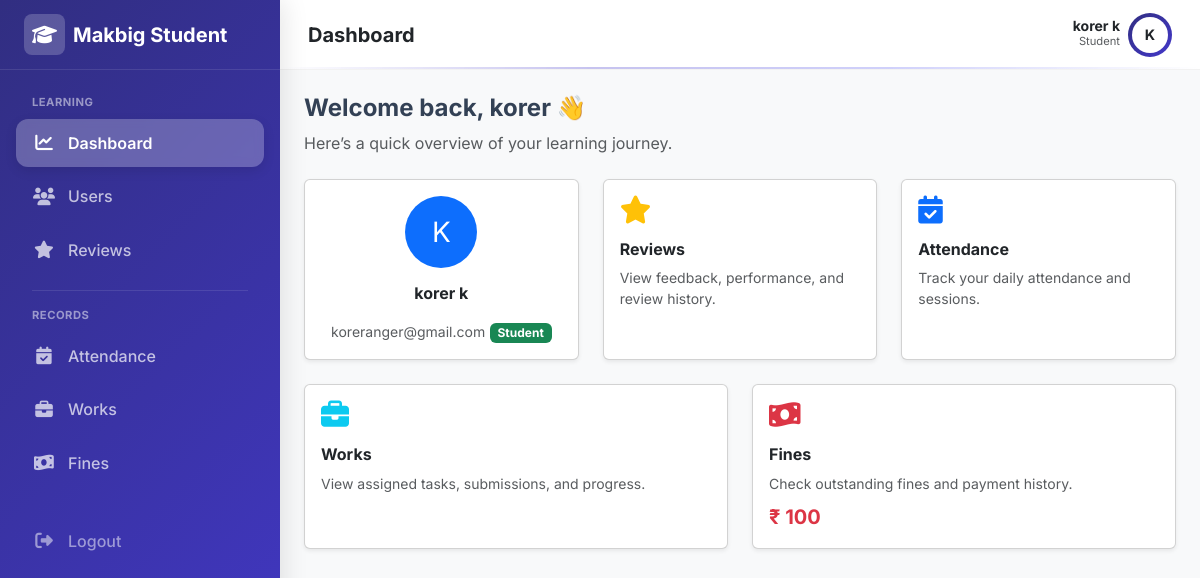
/student/dashboard/ (signed in), run on the app's committed database.
### adminpanel/models.py (models this page shows, shortened)
class User(AbstractUser):
    email=models.EmailField(unique=True,db_index=True)
    mobile_number = models.CharField(max_length=15, blank=True, null=True,validators=[mobile_validator])
    is_student=models.BooleanField(default=False)
    first_name = models.CharField(max_length=100,validators=[name_validator])
    last_name = models.CharField(max_length=100,validators=[name_validator])

### adminpanel/views.py (the view)
# urls.py: path('student/dashboard/', views.student_dashboard, name='student_dashboard'),
@login_required(login_url='student_login')
@user_passes_test(is_student_user)
def student_dashboard(request):
    student = get_object_or_404(StudentProfile,user=request.user)
    total_fine=student.total_fine()
    return render(
        request,'adminpanel/student_dashboard.html',{'total_fine': total_fine})

### adminpanel/models.py (called while the page is built)
    def total_fine(self):
        return self.penalties.aggregate(total=Sum('amount'))['total'] or Decimal('0.00')

### adminpanel/views.py (called while the page is built)
def is_student_user(user):
    return user.is_authenticated and user.is_student

### reviewtickets/context_processors.py (called while the page is built)
def ticket_notifications(request):
    if request.user.is_authenticated and request.user.is_staff:
        count = ReviewTicket.objects.filter(
            status='pending',
            is_seen=False
        ).count()
        return {'ticket_notification_count': count}
    return {}

### templates/adminpanel/student_dashboard.html (shortened to what this page needs)
{% extends "layouts/student_layout.html" %}
{% block page_title %}Dashboard{% endblock %}
{% block content %}
<div class="mb-4">
    <h4 class="fw-bold">Welcome back, {{ request.user.first_name }} 👋</h4>
    <p class="text-muted">Here’s a quick overview of your learning journey.</p>
</div>
<div class="row g-4">
    <div class="col-md-4">
        <a href="#" class="text-decoration-none">
            <div class="card shadow-sm h-100 hover-card">
                <div class="card-body text-center">
                    <div class="rounded-circle bg-primary text-white mx-auto mb-3 d-flex align-items-center justify-content-center"
                         style="width:72px;height:72px;font-size:28px;">
                        {{ request.user.first_name|slice:":1"|upper }}
                    </div>
                    <h6 class="fw-bold mb-1">{{ request.user.get_full_name }}</h6>
                    <small class="text-muted">{{ request.user.email }}</small>
                    <div class="badge bg-success mt-3">Student</div>
                </div>
            </div>
        </a>
    </div>
    <div class="col-md-4">
        <a href="{% url 'student_review' %}" class="text-decoration-none">
            <div class="card shadow-sm h-100 hover-card">
                <div class="card-body">
                    <i class="fa-solid fa-star text-warning fs-3 mb-3"></i>
                    <h6 class="fw-bold">Reviews</h6>
                    <p class="text-muted small mb-0">
                        View feedback, performance, and review history.
                    </p>
                </div>
            </div>
        </a>
    </div>
    <div class="col-md-4">
        <a href="{% url "student_attendance" %}" class="text-decoration-none">
            <div class="card shadow-sm h-100 hover-card">
                <div class="card-body">
                    <i class="fa-solid fa-calendar-check text-primary fs-3 mb-3"></i>
                    <h6 class="fw-bold">Attendance</h6>
                    <p class="text-muted small mb-0">
                        Track your daily attendance and sessions.
                    </p>
                </div>
            </div>
        </a>
    </div>
    <div class="col-md-6">
        <a href="#" class="text-decoration-none">
            <div class="card shadow-sm h-100 hover-card">
                <div class="card-body">
                    <i class="fa-solid fa-briefcase text-info fs-3 mb-3"></i>
                    <h6 class="fw-bold">Works</h6>
                    <p class="text-muted small mb-0">
                        View assigned tasks, submissions, and progress.
                    </p>
                </div>
            </div>
        </a>
    </div>
<div class="col-md-6">
    <a href="#" class="text-decoration-none">
        <div class="card shadow-sm h-100 hover-card">
            <div class="card-body">
                <i class="fa-solid fa-money-bill-wave text-danger fs-3 mb-3"></i>
                <h6 class="fw-bold">Fines</h6>
                <p class="text-muted small mb-2">
                    Check outstanding fines and payment history.
                </p>
                <div class="fw-bold text-danger fs-5">
                    ₹ {{ total_fine }}
                </div>
            </div>
        </div>
    </a>
</div>
</div>
{% endblock %}

### templates/layouts/student_layout.html (shortened to what this page needs)
{% load static %}
<!DOCTYPE html>
<html lang="en">
<head>
    <link href="https://cdn.jsdelivr.net/npm/bootstrap@5.3.0/dist/css/bootstrap.min.css" rel="stylesheet">
    <link rel="stylesheet" href="https://cdnjs.cloudflare.com/ajax/libs/font-awesome/6.4.0/css/all.min.css">
</head>
<body>
    <aside class="sidebar" id="sidebar">
        <div class="sidebar-brand">
            <a href="#" class="text-decoration-none d-flex align-items-center gap-2 text-white fs-5 fw-bold">
                <div class="sidebar-brand-icon">
                    <i class="fa-solid fa-graduation-cap"></i>
                </div>
                <span>Makbig Student</span>
            </a>
        </div>
        <nav class="sidebar-nav">
            <div class="small fw-bold text-uppercase mb-2 px-3"
                style="font-size: 0.7rem; letter-spacing: 0.5px; color: rgba(255,255,255,0.5);">Learning</div>
            <a href="{% url 'student_dashboard' %}"
                class="nav-link {% if request.resolver_match.url_name == 'student_dashboard' %}active{% endif %}">
                <i class="fa-solid fa-chart-line"></i> Dashboard
            </a>
            <a href="{% url "student_profile" %}" class="nav-link">
                <i class="fa-solid fa-users"></i> Users
            </a>
            <a href="{% url 'student_review' %}"
                class="nav-link {% if request.resolver_match.url_name == 'student_review' %}active{% endif %}">
                <i class="fa-solid fa-star"></i> Reviews
            </a>
            <div class="my-3 border-top mx-3" style="border-color: rgba(255,255,255,0.1) !important;"></div>
            <div class="small fw-bold text-uppercase mb-2 px-3"
                style="font-size: 0.7rem; letter-spacing: 0.5px; color: rgba(255,255,255,0.5);">Records</div>
            <a href="{% url "student_attendance" %}" class="nav-link">
                <i class="fa-solid fa-calendar-check"></i> Attendance
            </a>
            <a href="{% url "student_works" %}" class="nav-link">
                <i class="fa-solid fa-briefcase"></i> Works
            </a>
            <a href="#" class="nav-link">
                <i class="fa-solid fa-money-bill-wave"></i> Fines
            </a>
            <div class="mt-auto pt-4">
                <form method="POST" action="{% url 'student_logout' %}">
                    <button type="submit" class="nav-link w-100 border-0 bg-transparent text-white-50">
                        <i class="fa-solid fa-right-from-bracket"></i> Logout
                    </button>
                </form>
            </div>
        </nav>
    </aside>
    <div class="main-wrapper">
        <header class="topbar">
            <div class="d-flex align-items-center gap-3">
                <h5 class="mb-0 fw-bold text-dark">{% block page_title %}Dashboard{% endblock %}</h5>
            </div>
            <div class="d-flex align-items-center gap-3">
                <div class="d-flex align-items-center gap-2">
                    <div class="text-end d-none d-sm-block">
                        <div class="fw-bold small text-dark lh-1">{{ request.user.first_name }} {{request.user.last_name }}</div>
                        <div class="text-muted" style="font-size: 0.7rem;">Student</div>
                    </div>
                    <div class="rounded-circle p-1" style="background: var(--gradient-student);">
                        <div class="rounded-circle bg-white text-dark d-flex align-items-center justify-content-center fw-bold"
                            style="width:36px;height:36px; font-size: 0.9rem;">
                            {{ request.user.first_name|slice:":1"|upper }}
                        </div>
                    </div>
                </div>
            </div>
        </header>
        <div class="p-4">
            {% block content %}
            {% endblock %}
        </div>
    </div>
</body>
</html>

### templates/layouts/student_layout.html (style rules this page uses)
:root { --sidebar-width: 280px; --topbar-height: 70px; --gradient-student: linear-gradient(135deg, #312e81 0%, #4338ca 100%); --sidebar-text: #ffffff; --sidebar-text-muted: rgba(255, 255, 255, 0.7); --sidebar-hover: rgba(255, 255, 255, 0.12); --sidebar-active: rgba(255, 255, 255, 0.25); --bg-body: #f8f9fa; }
body { font-family: 'Inter', sans-serif; background-color: var(--bg-body); color: #334155; }
.sidebar { width: var(--sidebar-width); background: var(--gradient-student); display: flex; flex-direction: column; position: fixed; top: 0; bottom: 0; left: 0; z-index: 1045; transition: transform 0.3s cubic-bezier(0.4, 0, 0.2, 1); box-shadow: 4px 0 24px rgba(0, 0, 0, 0.1); color: #fff; }
.sidebar-brand { height: var(--topbar-height); display: flex; align-items: center; padding: 0 1.5rem; border-bottom: 1px solid rgba(255, 255, 255, 0.1); }
.sidebar-brand-icon { background: rgba(255, 255, 255, 0.2); color: #fff; border-radius: 8px; padding: 0.35rem 0.5rem; }
.sidebar-nav { padding: 1.5rem 1rem; flex-grow: 1; overflow-y: auto; }
.nav-link { display: flex; align-items: center; padding: 0.75rem 1rem; color: var(--sidebar-text-muted); font-weight: 500; border-radius: 0.75rem; margin-bottom: 0.35rem; transition: all 0.2s ease; }
.nav-link.active { background-color: var(--sidebar-active); color: #fff; font-weight: 600; backdrop-filter: blur(4px); box-shadow: 0 4px 12px rgba(0, 0, 0, 0.1); }
.nav-link i { width: 24px; text-align: center; margin-right: 0.75rem; font-size: 1.1rem; }
.main-wrapper { margin-left: var(--sidebar-width); min-height: 100vh; display: flex; flex-direction: column; transition: margin-left 0.3s cubic-bezier(0.4, 0, 0.2, 1); }
.topbar { height: var(--topbar-height); background: rgba(255, 255, 255, 0.9); backdrop-filter: blur(10px); border-bottom: 1px solid rgba(0, 0, 0, 0.05); padding: 0 1.75rem; display: flex; align-items: center; justify-content: space-between; position: sticky; top: 0; z-index: 1020; }
.topbar::after { content: ''; position: absolute; bottom: 0; left: 0; width: 100%; height: 2px; background: linear-gradient(90deg, transparent, #4338ca, #6366f1, transparent); opacity: 0.3; }

### templates/adminpanel/student_dashboard.html (style rules this page uses)
.hover-card { transition: transform .2s ease, box-shadow .2s ease; }

### data on the page
User: user.first_name "korer", user.last_name "k", user.first_name "K", user.get_full_name "korer k", user.email "koreranger@gmail.com"

### other printed values
{{ total_fine }} "100"
